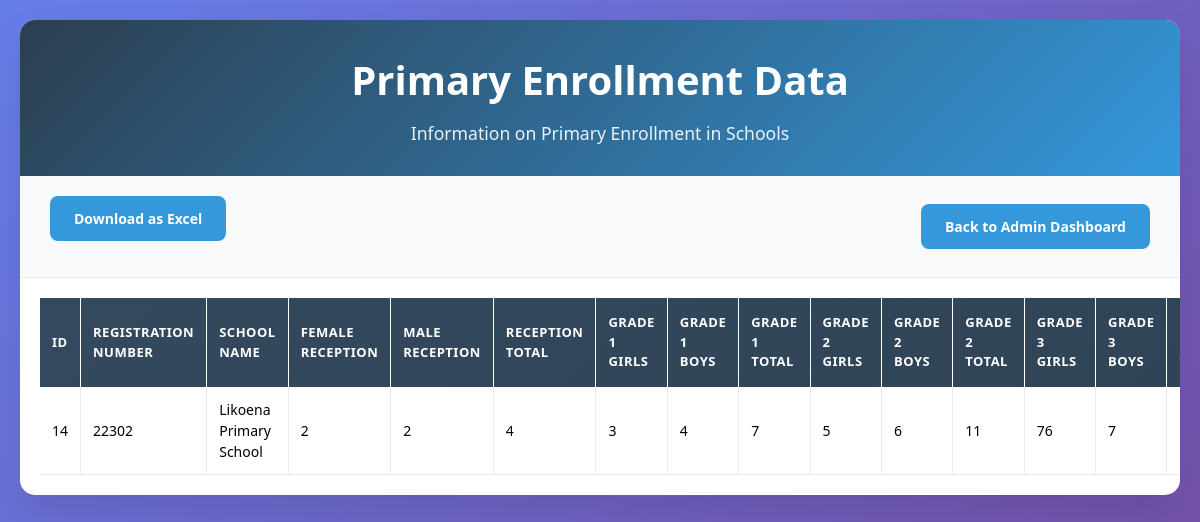
Screenshot of /view-primary_enrollment.php (signed in) with the database file from the repository.
### tables this page shows
CREATE TABLE `primary_enrollment` (
  `P_id` int(11) NOT NULL,
  `female_reception` int(11) NOT NULL,
  `male_reception` int(11) NOT NULL,
  `reception_total` int(11) GENERATED ALWAYS AS (`female_reception` + `male_reception`) STORED,
  `grade1_girls` int(11) NOT NULL,
  `grade1_boys` int(11) NOT NULL,
  `grade1_total` int(11) GENERATED ALWAYS AS (`grade1_girls` + `grade1_boys`) STORED,
  `grade2_girls` int(11) NOT NULL,
  `grade2_boys` int(11) NOT NULL,
  `grade2_total` int(11) GENERATED ALWAYS AS (`grade2_girls` + `grade2_boys`) STORED,
  `grade3_girls` int(11) NOT NULL,
  `grade3_boys` int(11) NOT NULL,
  `grade3_total` int(11) GENERATED ALWAYS AS (`grade3_girls` + `grade3_boys`) STORED,
  `grade4_girls` int(11) NOT NULL,
  `grade4_boys` int(11) NOT NULL,
  `grade4_total` int(11) GENERATED ALWAYS AS (`grade4_girls` + `grade4_boys`) STORED,
  `grade5_girls` int(11) NOT NULL,
  `grade5_boys` int(11) NOT NULL,
  `grade5_total` int(11) GENERATED ALWAYS AS (`grade5_girls` + `grade5_boys`) STORED,
  `grade6_girls` int(11) NOT NULL,
  `grade6_boys` int(11) NOT NULL,
  `grade6_total` int(11) GENERATED ALWAYS AS (`grade6_girls` + `grade6_boys`) STORED,
  `grade7_girls` int(11) NOT NULL,
  `grade7_boys` int(11) NOT NULL,
  `grade7_total` int(11) GENERATED ALWAYS AS (`grade7_girls` + `grade7_boys`) STORED,
  `repeaters_girls` int(11) NOT NULL,
  `repeaters_boys` int(11) NOT NULL,
  `repeaters_total` int(11) GENERATED ALWAYS AS (`repeaters_girls` + `repeaters_boys`) STORED,
  `overall_total` int(11) GENERATED ALWAYS AS (`reception_total` + `grade1_girls` + `grade1_boys` + `grade2_girls` + `grade2_boys` + `grade3_girls` + `grade3_boys` + `grade4_girls` + `grade4_boys` + `grade5_girls` + `grade5_boys` + `grade6_girls` + `grade6_boys` + `grade7_girls` + `grade7_boys` + `repeaters_girls` + `repeaters_boys`) STORED,
  `created_at` timestamp NOT NULL DEFAULT current_timestamp(),
  `updated_at` timestamp NOT NULL DEFAULT current_timestamp() ON UPDATE current_timestamp(),
  `school_id` int(11) NOT NULL
);

CREATE TABLE `schools` (
  `school_id` int(11) NOT NULL,
  `principal_name` varchar(30) NOT NULL,
  `principal_surname` varchar(30) NOT NULL,
  `gender` varchar(7) NOT NULL,
  `phone_number` int(15) NOT NULL,
  `email_address` varchar(100) NOT NULL,
  `constituency` varchar(100) DEFAULT NULL,
  `centre` varchar(100) DEFAULT NULL,
  `cluster` varchar(50) DEFAULT NULL,
  `typeofschool` varchar(50) DEFAULT NULL,
  `school_name` varchar(100) NOT NULL,
  `registration_number` varchar(50) NOT NULL,
  `male_teachers` int(11) NOT NULL,
  `female_teachers` int(11) NOT NULL,
  `total_teachers` int(11) DEFAULT 0,
  `council` varchar(50) NOT NULL,
  `village` varchar(50) NOT NULL,
  `user_id` int(11) DEFAULT NULL,
  `created_at` timestamp NOT NULL DEFAULT current_timestamp()
);

### view-primary_enrollment.php (the view, shortened to what this page needs)
<?php
$servername = "localhost";
$username = "root";
$password = "";
$dbname = "moet1";
$conn = new mysqli($servername, $username, $password, $dbname);
$sql = "
    SELECT pe.*, s.registration_number, s.school_name
    FROM primary_enrollment pe
    JOIN schools s ON pe.school_id = s.school_id
    WHERE pe.created_at IN (
        SELECT MAX(created_at)
        FROM primary_enrollment
        GROUP BY school_id
    )
    ORDER BY s.school_name
";
$result = $conn->query($sql);
if ($result->num_rows > 0) {
    $enrollmentData = [];
    while ($row = $result->fetch_assoc()) {
        $enrollmentData[] = $row;
    }
} else {
    $enrollmentData = [];
}
?>
<!DOCTYPE html>
<html lang="en">
<head>
    <link href="https://cdn.jsdelivr.net/npm/tailwindcss@2.2.19/dist/tailwind.min.css" rel="stylesheet">
</head>
<body>
    <div class="container">
        <div class="header">
            <h1>Primary Enrollment Data</h1>
            <p>Information on Primary Enrollment in Schools</p>
        </div>
        <div class="controls">
            <form method="POST" class="mb-4 text-center">
                <button type="submit" name="download" class="btn btn-primary">Download as Excel</button>
            </form>
            <a href="Admin.php" class="btn btn-primary">Back to Admin Dashboard</a>
        </div>
        <div class="table-container">
            <table>
                <thead>
                    <tr>
                        <th>ID</th>
                        <th>Registration Number</th>
                        <th>School Name</th>
                        <th>Female Reception</th>
                        <th>Male Reception</th>
                        <th>Reception Total</th>
                        <th>Grade 1 Girls</th>
                        <th>Grade 1 Boys</th>
                        <th>Grade 1 Total</th>
                        <th>Grade 2 Girls</th>
                        <th>Grade 2 Boys</th>
                        <th>Grade 2 Total</th>
                        <th>Grade 3 Girls</th>
                        <th>Grade 3 Boys</th>
                        <th>Grade 3 Total</th>
                    </tr>
                </thead>
                <tbody>
                    <?php if (!empty($enrollmentData)): ?>
                        <?php foreach ($enrollmentData as $enrollment): ?>
                            <tr>
                                <td><?php echo htmlspecialchars($enrollment['P_id']); ?></td>
                                <td><?php echo htmlspecialchars($enrollment['registration_number']); ?></td>
                                <td><?php echo htmlspecialchars($enrollment['school_name']); ?></td>
                                <td><?php echo htmlspecialchars($enrollment['female_reception']); ?></td>
                                <td><?php echo htmlspecialchars($enrollment['male_reception']); ?></td>
                                <td><?php echo htmlspecialchars($enrollment['reception_total']); ?></td>
                                <td><?php echo htmlspecialchars($enrollment['grade1_girls']); ?></td>
                                <td><?php echo htmlspecialchars($enrollment['grade1_boys']); ?></td>
                                <td><?php echo htmlspecialchars($enrollment['grade1_total']); ?></td>
                                <td><?php echo htmlspecialchars($enrollment['grade2_girls']); ?></td>
                                <td><?php echo htmlspecialchars($enrollment['grade2_boys']); ?></td>
                                <td><?php echo htmlspecialchars($enrollment['grade2_total']); ?></td>
                                <td><?php echo htmlspecialchars($enrollment['grade3_girls']); ?></td>
                                <td><?php echo htmlspecialchars($enrollment['grade3_boys']); ?></td>
                                <td><?php echo htmlspecialchars($enrollment['grade3_total']); ?></td>
                            </tr>
                        <?php endforeach; ?>
                    <?php else: ?>
                        <tr>
                            <td colspan="34" class="no-data">No data available</td>
                        </tr>
                    <?php endif; ?>
                </tbody>
            </table>
        </div>
    </div>
</body>
</html>

### view-primary_enrollment.php (style rules this page uses)
* { margin: 0; padding: 0; box-sizing: border-box; }
body { font-family: 'Segoe UI', Tahoma, Geneva, Verdana, sans-serif; background: linear-gradient(135deg, #667eea 0%, #764ba2 100%); min-height: 100vh; padding: 20px; }
.container { max-width: 1400px; margin: 0 auto; background: white; border-radius: 15px; box-shadow: 0 20px 40px rgba(0, 0, 0, 0.1); overflow: hidden; }
.header { background: linear-gradient(135deg, #2c3e50 0%, #3498db 100%); color: white; padding: 30px; text-align: center; }
.header h1 { font-size: 2.5rem; margin-bottom: 10px; font-weight: 700; }
.header p { font-size: 1.1rem; opacity: 0.9; }
.controls { padding: 20px 30px; background: #f8f9fa; border-bottom: 1px solid #e9ecef; display: flex; justify-content: space-between; align-items: center; flex-wrap: wrap; gap: 15px; }
.btn { padding: 12px 24px; border: none; border-radius: 8px; font-size: 14px; font-weight: 600; cursor: pointer; transition: all 0.3s ease; text-decoration: none; display: inline-flex; align-items: center; gap: 8px; }
.btn-primary { background: #3498db; color: white; }
.table-container { overflow-x: auto; max-height: 70vh; padding: 20px; }
table { width: 100%; border-collapse: collapse; font-size: 14px; }
thead { background: linear-gradient(135deg, #34495e 0%, #2c3e50 100%); color: white; position: sticky; top: 0; z-index: 10; }
th { padding: 15px 12px; text-align: left; font-weight: 600; font-size: 13px; text-transform: uppercase; letter-spacing: 0.5px; border-right: 1px solid rgba(255, 255, 255, 0.1); }
tbody tr { transition: all 0.3s ease; }
td { padding: 12px; border-bottom: 1px solid #e9ecef; border-right: 1px solid #e9ecef; vertical-align: middle; }

### rows the page displays
primary_enrollment: P_id "14", school.registration_number "22302", school.school_name "Likoena Primary School", female_reception "2", male_reception "2", reception_total "4", grade1_girls "3", grade1_boys "4", grade1_total "7", grade2_girls "5", grade2_boys "6", grade2_total "11", grade3_girls "76", grade3_boys "7"
